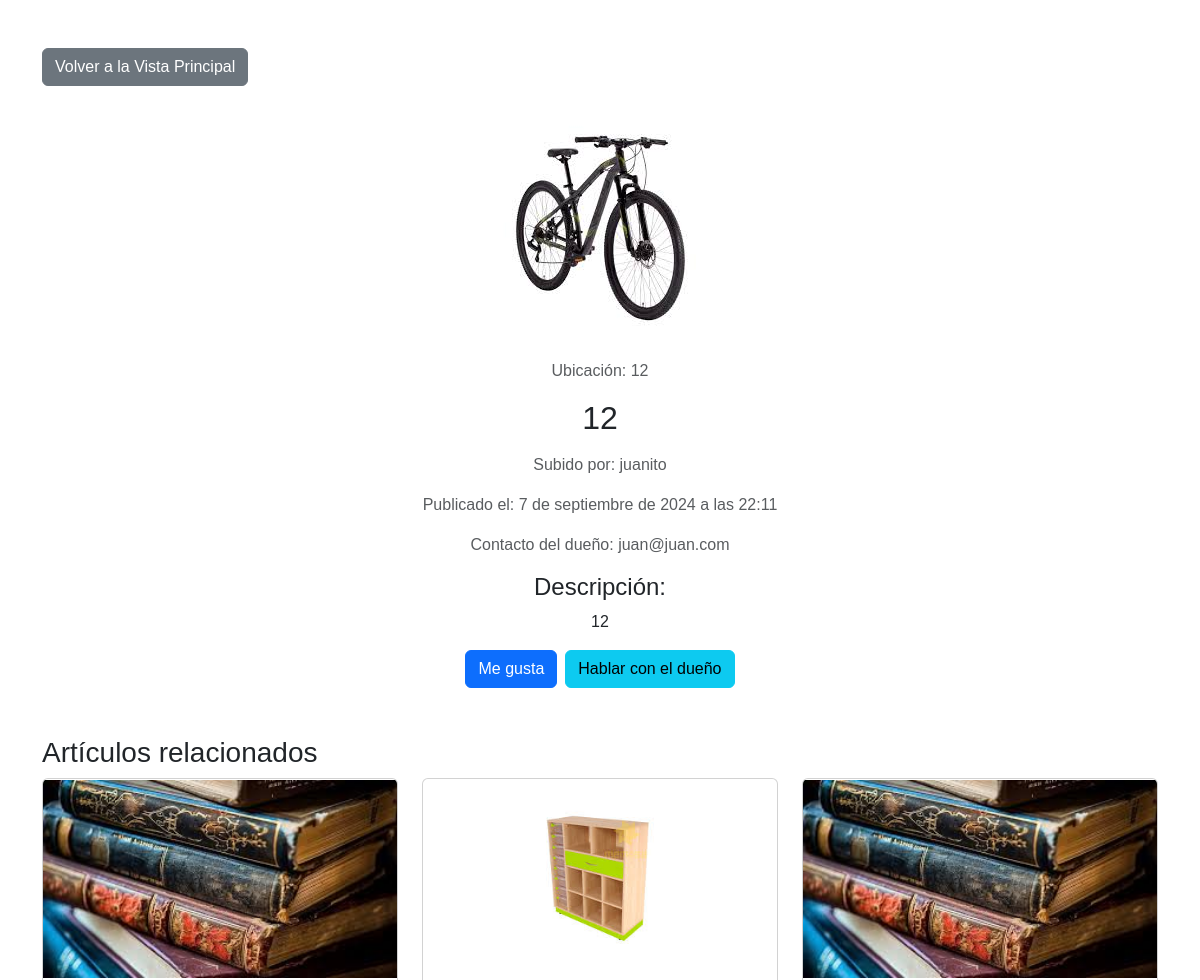
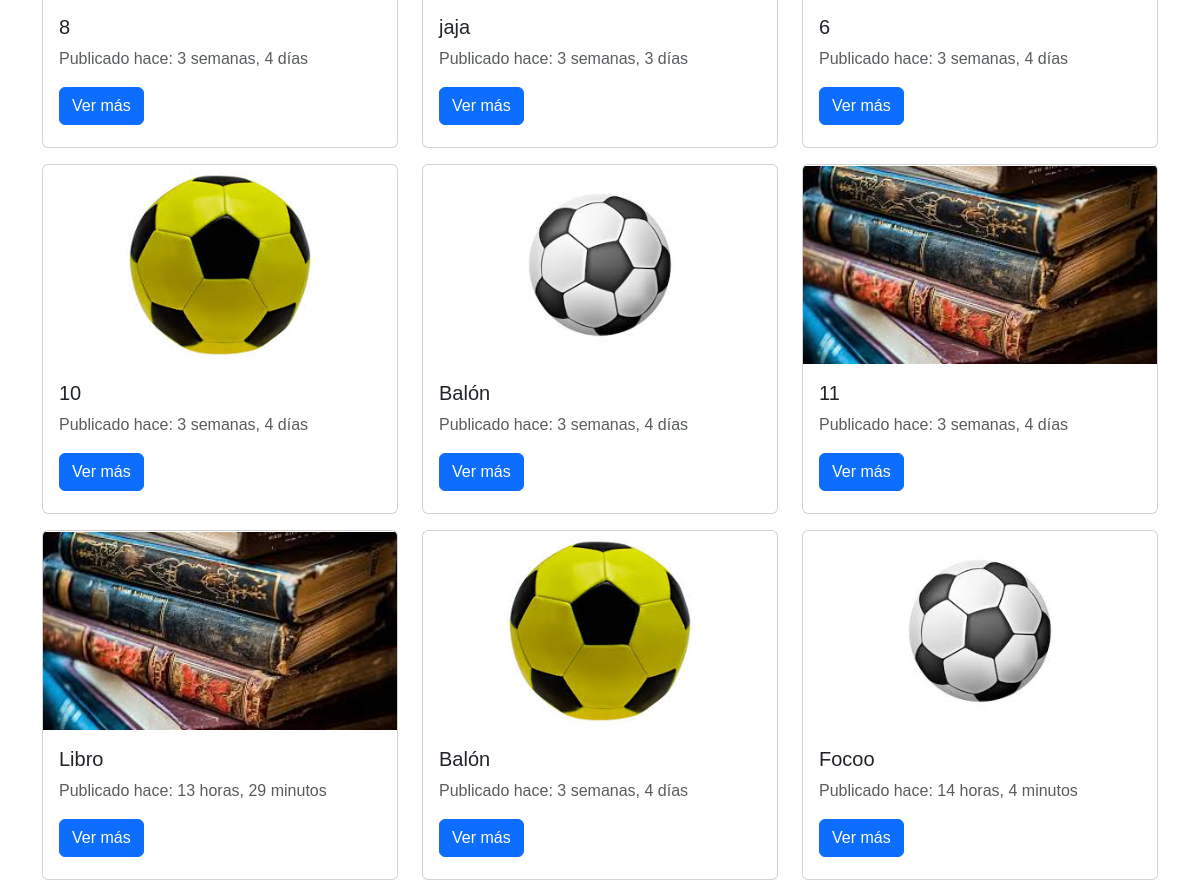
The page /articulo/13/ on the database its author committed (2 pictures, top to bottom).
### core/models.py (models this page shows, shortened)
class Articulo(models.Model):
    nombre = models.CharField(max_length=100)
    descripcion = models.TextField()
    ubicacion = models.CharField(max_length=100)
    fecha_subida = models.DateTimeField(auto_now_add=True)
    fecha_actualizacion = models.DateTimeField(auto_now=True)
    imagen = models.ImageField(upload_to='articulos/', null=True, blank=True)
    usuario = models.ForeignKey(User, on_delete=models.CASCADE, null=False,blank=False)

### core/views.py (the view)
# urls.py: path('articulo/<int:pk>/', ArticuloDetailView.as_view(), name='articulo-detail'),
class ArticuloDetailView(DetailView):
    model = Articulo
    template_name = 'core/articulo_detail.html'
    context_object_name = 'articulo'
    def get_context_data(self, **kwargs):
        context = super().get_context_data(**kwargs)
        articulo = self.object
        related_articulos = Articulo.objects.exclude(pk=articulo.pk).order_by('?')[:9]  # 3 artículos aleatorios
        context['related_articulos'] = related_articulos
        for articulo in context['related_articulos']:
            articulo.tiempo_transcurrido = timesince(articulo.fecha_subida)  # Tiempo desde la subida
        return context

### core/templates/core/articulo_detail.html (shortened to what this page needs)
{% load static %}
<!DOCTYPE html>
<html lang="es">
  <head>
    <link rel="stylesheet" href="{% static 'core/styles/product-details.css' %}" />
    <link href="https://cdn.jsdelivr.net/npm/bootstrap@5.3.0-alpha1/dist/css/bootstrap.min.css" rel="stylesheet">
  </head>
  <body>
    <div class="container mt-5">
      <a href="{% url 'articulo-list' %}" class="btn btn-secondary mb-4">Volver a la Vista Principal</a>
      <div class="row justify-content-center">
          <div class="col-md-8 text-center">
              {% if articulo.imagen %}
              <img src="{{ articulo.imagen.url }}" class="img-fluid mb-4 zoom" alt="{{ articulo.nombre }}">
              {% else %}
              <p>No hay imagenes disponibles</p>
              {% endif %}
              <p class="text-muted">Ubicación: {{ articulo.ubicacion }}</p>
              <h2 class="mb-3">{{ articulo.nombre }}</h2>
              <p class="text-muted">Subido por: {{ articulo.usuario.username }}</p>
              <p class="text-muted">Publicado el: {{ articulo.fecha_subida }}</p>
              <p class="text-muted">Contacto del dueño: {{ articulo.usuario.email }}</p>
              <h4>Descripción:</h4>
              <p>{{ articulo.descripcion }}</p>
              <div class="d-flex justify-content-center">
                  <a href="#" class="btn btn-primary me-2">Me gusta</a>
                  <a href="#" class="btn btn-info">Hablar con el dueño</a>
              </div>
          </div>
      </div>
      <h3 class="mt-5">Artículos relacionados</h3>
      <div class="row">
          {% for related_articulo in related_articulos %}
          <div class="col-md-4">
              <div class="card mb-3">
                {% if related_articulo.imagen %}
                  <img src="{{ related_articulo.imagen.url }}" class="card-img-top" alt="{{ related_articulo.nombre }}">
                {% endif %}
                <div class="card-body">
                    <h5 class="card-title">{{ related_articulo.nombre }}</h5>
                    <p class="text-muted">Publicado hace: {{ related_articulo.tiempo_transcurrido }}</p>
                    <a href="{% url 'articulo-detail' related_articulo.id %}" class="btn btn-primary">Ver más</a>
                </div>
              </div>
          </div>
          {% empty %}
          <p>No hay artículos relacionados disponibles.</p>
          {% endfor %}
      </div>
    </div>
  </body>
</html>

### core/static/core/styles/product-details.css (style rules this page uses)
* { box-sizing: border-box; margin: 0; padding: 0; font-family: Arial, sans-serif; }
body { display: flex; justify-content: center; height: 100vh; width: 100vw; }
.zoom { transition: transform 0.3s ease; }

### core/templates/core/articulo_detail.html (style rules this page uses)
.card { height: 350px; width: 100%; }
.card-img-top { height: 200px; object-fit: contain; }

### rows shown on the page
Articulo: imagen (picture), ubicacion "12", nombre "12", usuario.username "juanito", fecha_subida "7 de septiembre de 2024 a las 22:11", usuario.email "juan@juan.com", descripcion "12"
Articulo: imagen (picture), nombre "8", tiempo_transcurrido "3 semanas, 4 días"
Articulo: imagen (picture), nombre "jaja", tiempo_transcurrido "3 semanas, 3 días"
Articulo: imagen (picture), nombre "6", tiempo_transcurrido "3 semanas, 4 días"
Articulo: imagen (picture), nombre "10", tiempo_transcurrido "3 semanas, 4 días"
Articulo: imagen (picture), nombre "Balón", tiempo_transcurrido "3 semanas, 4 días"
Articulo: imagen (picture), nombre "11", tiempo_transcurrido "3 semanas, 4 días"
Articulo: imagen (picture), nombre "Libro", tiempo_transcurrido "13 horas, 29 minutos"
Articulo: imagen (picture), nombre "Balón", tiempo_transcurrido "3 semanas, 4 días"
Articulo: imagen (picture), nombre "Focoo", tiempo_transcurrido "14 horas, 4 minutos"
